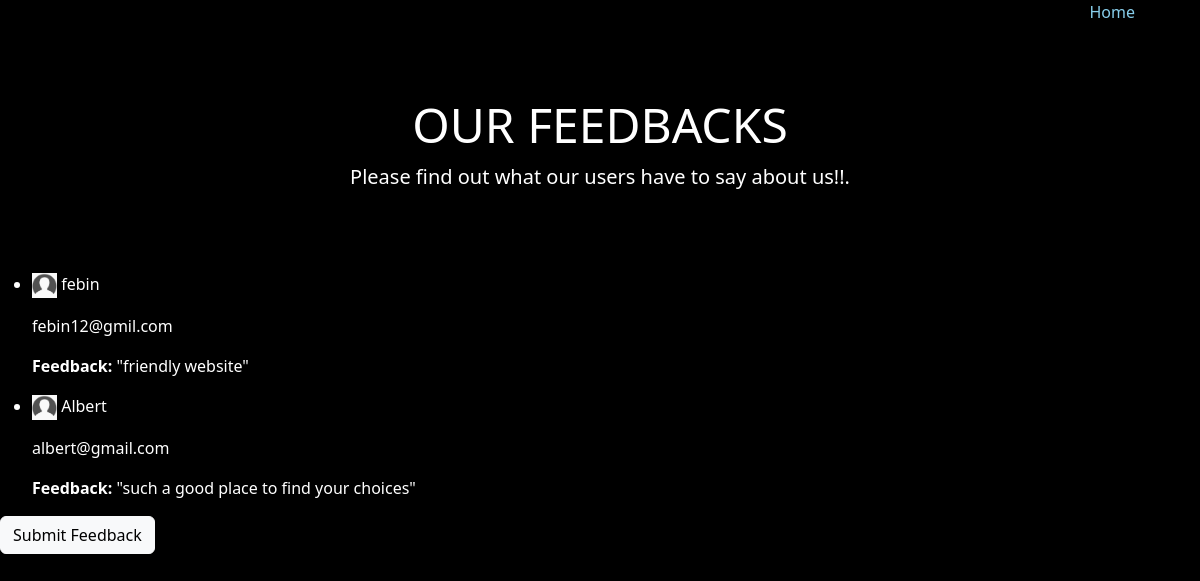
Page /view_feedback/ on the committed database.
### App/models.py (models this page shows, shortened)
class Feedback(models.Model):
    name = models.CharField(max_length=100)
    email = models.EmailField()
    message = models.TextField()

### App/views.py (the view)
# urls.py: path('view_feedback/', views.view_feedback, name='view_feedback'),
def view_feedback(request):
    feedback_list = Feedback.objects.all()
    return render(request, 'view_feedback.html', {'feedback_list': feedback_list})

### templates/view_feedback.html (shortened to what this page needs)
{% extends 'feedback.html' %}
{% block content %}
<!DOCTYPE html>
<html lang="en">
<head>
    <link href="https://cdn.jsdelivr.net/npm/bootstrap@5.3.2/dist/css/bootstrap.min.css" rel="stylesheet"
>
</head>
<body>
    <header style="text-align: end;padding-right:2rem"><a href="{% url 'home' %}" class="nav-link"style="padding-right:1rem;">Home<img src="https://th.bing.com/th/id/OIP.Qq-ATlyLa9QPUFLNnpD3CwHaHu?w=192&h=201&c=7&r=0&o=5&dpr=1.3&pid=1.7" alt="" style="border-radius: 50%;width:17px;height:17px"></a></header>
    <div class="container py-5">
        <div class="row text-center text-white">
            <div class="col-lg-8 mx-auto">
                <h1 class="display-5">OUR FEEDBACKS</h1>
                <p class="lead mb-0">Please find out what our users have to say about us!!.</p>
            </div>
        </div>
    </div>
    <ul>
        {% for feedback in feedback_list %}
            <li class="feedback-item">
                <p><strong><img alt="" style="height: 25px;width:25px"></strong> {{ feedback.name }}</p>
                <p><strong></strong> {{ feedback.email }}</p>
                <p><strong>Feedback:</strong> {{ feedback.message }}</p>
            </li>
        {% empty %}
            <li>No feedback available.</li>
        {% endfor %}
    </ul>
    <button type="button" class="btn btn-light"><a href="{% url 'feedback' %}" class="nav-link">Submit Feedback</a></button>
</body>
</html>
{% endblock %}

### templates/feedback.html (style rules this page uses)
body { background-color: rgb(23, 22, 22); }
.row { padding-bottom: 2rem; }
header { color: white; height: 3rem; background-color: black; }

### templates/view_feedback.html (style rules this page uses)
body { background-color: black; color:white; }

### rows in the picture
Feedback: name "febin", email "febin12@gmil.com", message "\"friendly website\""
Feedback: name "Albert", email "albert@gmail.com", message "\"such a good place to find your choices\""
